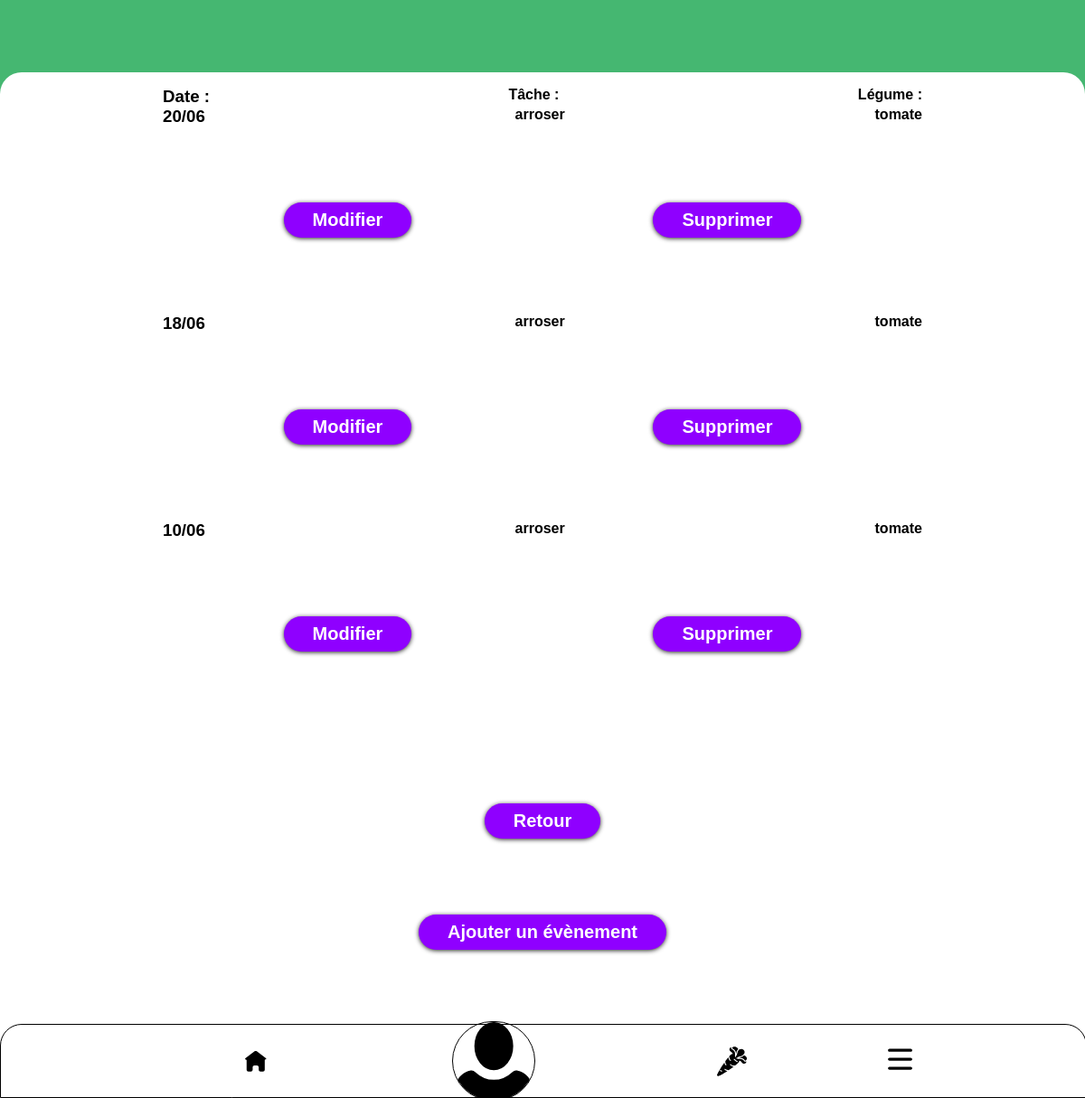
The app's page /users/journal/liste_journal.php?parcelle_id=98 (signed in) with its own data.
### tables this page shows
CREATE TABLE `journaux` (
  `journal_id` int(100) NOT NULL AUTO_INCREMENT,
  `journal_date` int(200) NOT NULL DEFAULT current_timestamp(),
  `_user_id` int(100) NOT NULL,
  `_action_id` int(100) NOT NULL,
  `_parcelle_id` int(100) NOT NULL,
  `_plantation_id` int(100) NOT NULL,
  PRIMARY KEY (`journal_id`)
);

CREATE TABLE `actions` (
  `action_id` int(11) NOT NULL AUTO_INCREMENT,
  `action_nom` varchar(255) NOT NULL,
  PRIMARY KEY (`action_id`)
);

CREATE TABLE `plantations` (
  `plantation_id` int(100) NOT NULL AUTO_INCREMENT,
  `plantation_nom` varchar(255) NOT NULL,
  PRIMARY KEY (`plantation_id`)
);

### users/journal/liste_journal.php (the view, shortened to what this page needs)
<?php
require_once '../../connexion_bdd.php';
if (filter_var($_GET['parcelle_id'], FILTER_VALIDATE_INT))
{
	$parcelle = $_GET['parcelle_id'];
	$sql = 'select * from journaux
         inner join actions on journaux._action_id=actions.action_id
         inner join plantations on journaux._plantation_id = plantations.plantation_id
         where _user_id=:user_id and _parcelle_id=:parcelle_id
         order by journal_date desc ';
	$query = $bdd->prepare($sql);
	$query->bindParam(':user_id', $_SESSION['user_id']);
	$query->bindParam(':parcelle_id', $parcelle);
	$query->execute();
	$journaux = $query->fetchAll(PDO::FETCH_ASSOC);
}
?>
<!doctype html>
<html lang="fr">
<head>
    <link rel="stylesheet" href="/assets/pages/css/style.css">
</head>
<body>
<?php
    require_once '../../assets/pages/menu.php';
?>
<main id="mainAjoutJardin" class="fondv">
<section class="blockblanc sectionJournal">
	<article class="journalTitre">
		<h3>Date :</h3>
		<h4>Tâche :</h4>
		<h4>Légume :</h4>
	</article>
	<?php
	foreach ($journaux as $journal)
	{
		$date = date('d/m', $journal['journal_date']);
		?>
	<article class="" data-type="head">
        <div class="journalTitre">
            <h3><?= $date ?></h3>
            <h4><?= $journal['action_nom']?></h4>
            <h4><?= $journal['plantation_nom']?></h4>
        </div>
        <div class="journalButtons">
            <a class="boutonMain" href="modif_journal.php?journal_id=<?= $journal['journal_id'] ?>&parcelle_id=<?= $parcelle
            ?>"><p>Modifier</p></a>
            <div class="boutonMain" data-type="button"><p>Supprimer</p></div>
        </div>
    </article>
	<?php
	}
	?>
	<article>
		<a href="ajout_journal.php?parcelle_id=<?= $parcelle ?>">
            <div class="boutonMain"><p>Retour</p></div>
			<div class="boutonMain"><p>Ajouter un évènement</div>
		</a>
	</article>
</section>
</main>
</body>
</html>

### assets/pages/menu.php (shortened to what this page needs)
<div class="nav center">
    <nav class="row center acenter space-around">
        <a href="/index.php"><img src="/assets/img/home.svg" alt="pictogramme de l'accueil"></a>
        <?php
        if (isset($_SESSION['user_pseudo']) && $_SESSION['user_pseudo'] !== '')
        {
            if (isset($_SESSION['user_photo']) && $_SESSION['user_photo'] !== '')
            {
	            ?>
                <a href="/users/profil.php"><img id="photoProfil" src="/assets/img/upload/<?= $_SESSION['user_photo']
                    ?>" alt="votre photo de profil"></a>
	            <?php
            }else{
            ?>
            <a href="/users/profil.php"><img id="photoProfil" src="/assets/img/perso.svg" alt="pictogramme de profil"></a>
        <?php
            }
        }else{
            ?>
            <a href="/users/connexion.php"><img id="photoProfil" src="/assets/img/perso.svg" alt="pictogramme de connexion"></a>
        <?php
        }
        ?>
        <a href="/users/jardin/liste_jardin.php"><img src="/assets/img/carrot.svg" alt="pictogramme du contact"></a>
        <div id="monBouton"><img src="/assets/img/menu.svg" alt="pictogramme de menu"></div>
    </nav>
</div>

### assets/pages/css/style.css (style rules this page uses)
* { margin: 0%; padding: 0%; font-family:franklin gothic , Arial, Helvetica, sans-serif; }
:root { --col-vertC : #A4FFAD; --col-vertF : #45B771; --col-violet : #8F00FF; --col-orange : #FFA04C; }
.row { display: flex; flex-direction: row; }
.center { display: flex; justify-content: center; }
.acenter { align-items: center; }
main { width: 100vw; box-sizing: border-box; padding: 0 8vw; padding-bottom: 15vh; }
.space-around { justify-content: space-around; }
p { font-size: x-large; }
a { text-decoration: none; }
.boutonMain { background-color: #8F00FF; width: fit-content; padding: 0.5rem 2rem; border-radius: 25px; box-shadow: #2c2c2c 0 1px 5px; margin: 10% auto; border: none; color: white; }
.boutonMain p { color: white; font-weight: bold; font-size: 20px; }
#photoProfil { width: 50%; height: 50%; border: 1px black solid; border-radius: 5rem; overflow: hidden; }
nav.row.center.acenter.space-around a { width: 20%; display: flex; justify-content: center; }
.nav { z-index: 1; position: fixed; bottom: 0; height: 10vh; background-color: white; border-top-left-radius: 24px; border-top-right-radius: 24px; border: 1px solid black; width: 100vw; left: 0; }
nav { height: 10vh; width: 75vw; }
.fondv { background-color: #45B771; min-height: 100vh; padding: 0; }
.blockblanc { background-color: white; border-top-left-radius: 24px; border-top-right-radius: 24px; min-height: 65vh; width: 100vw; padding: 10vh 15vw; padding-top: 2vh; box-sizing: border-box; }
#mainAjoutJardin { height: 100%; padding: 10vh 0 0 0; }
.sectionJournal { display: flex; flex-direction: column; }
.journalTitre { display: flex; justify-content: space-between; }
.journalButtons { display: flex; flex-direction: row; justify-content: space-evenly; }

### records on screen
journaux: journal_date "20/06", actions.action_nom "arroser", plantations.plantation_nom "tomate"
journaux: journal_date "18/06", actions.action_nom "arroser", plantations.plantation_nom "tomate"
journaux: journal_date "10/06", actions.action_nom "arroser", plantations.plantation_nom "tomate"
